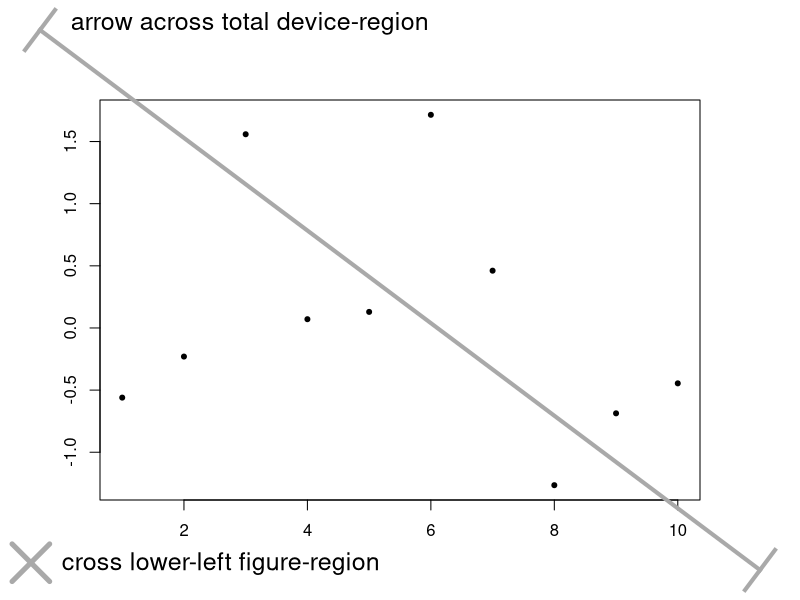
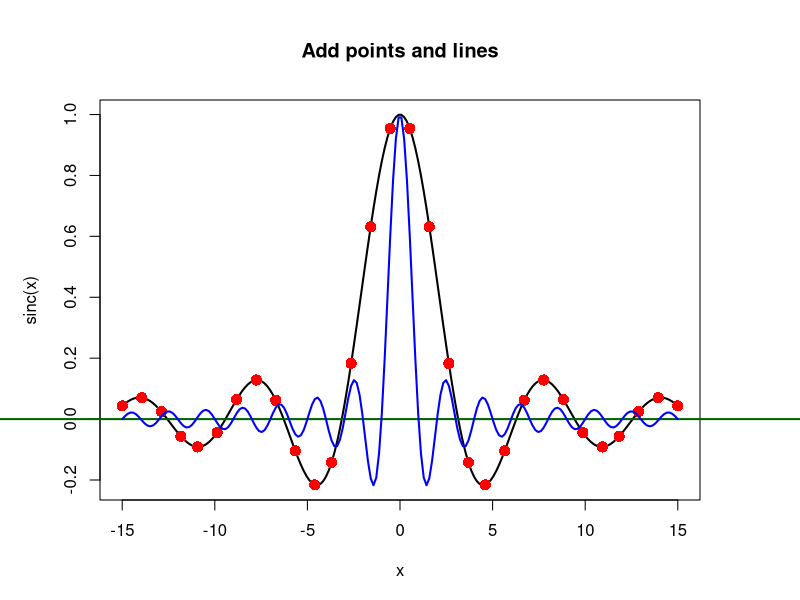
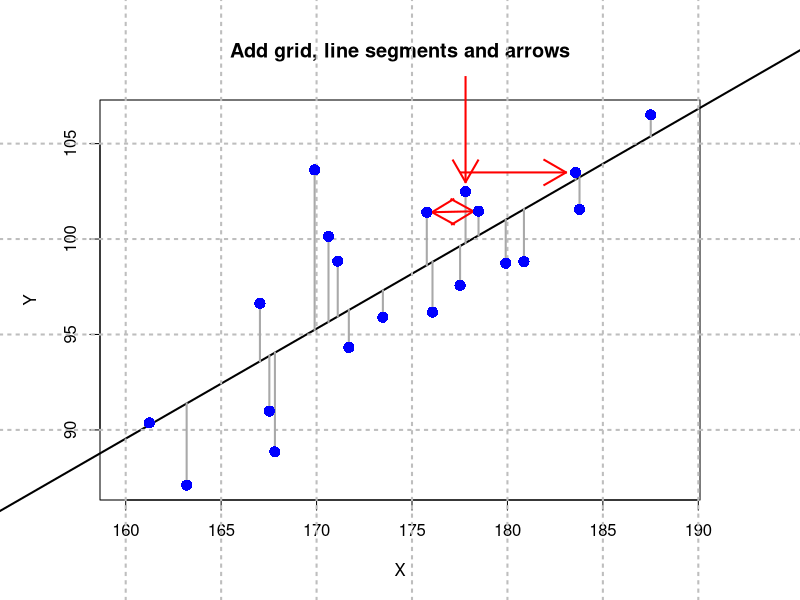
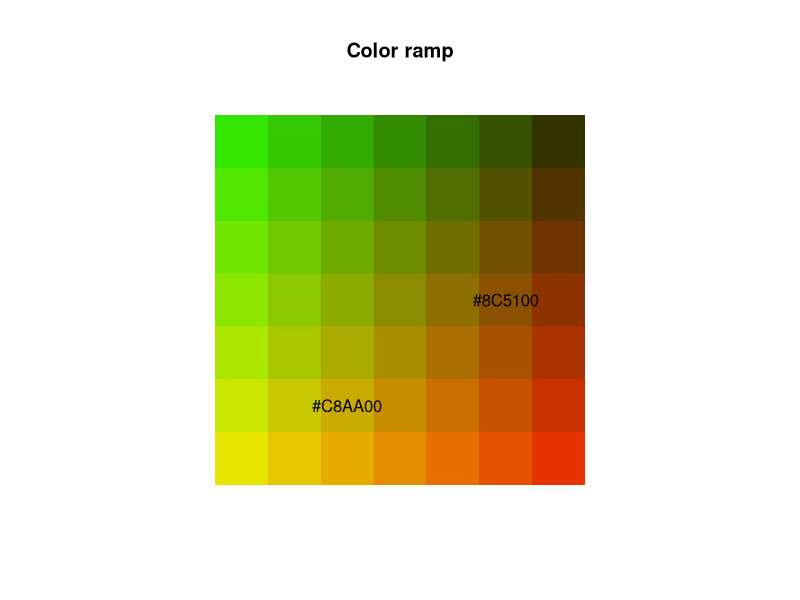
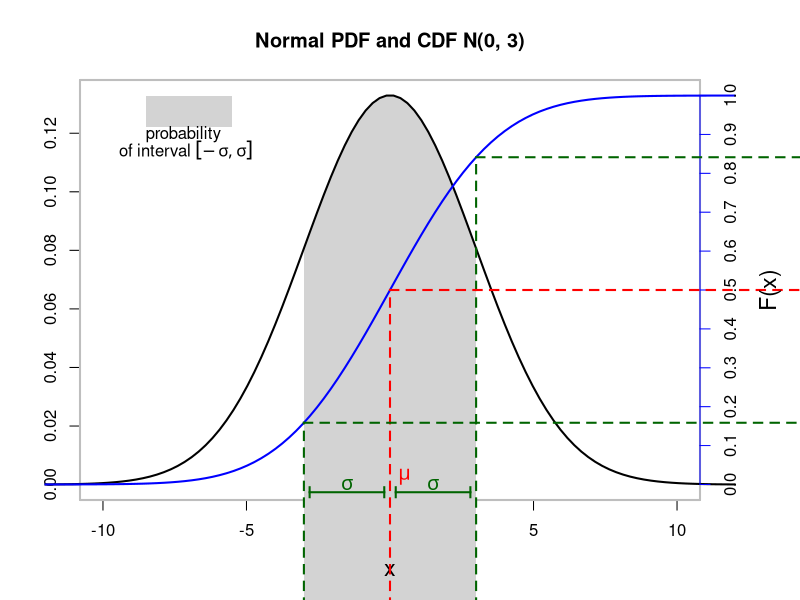
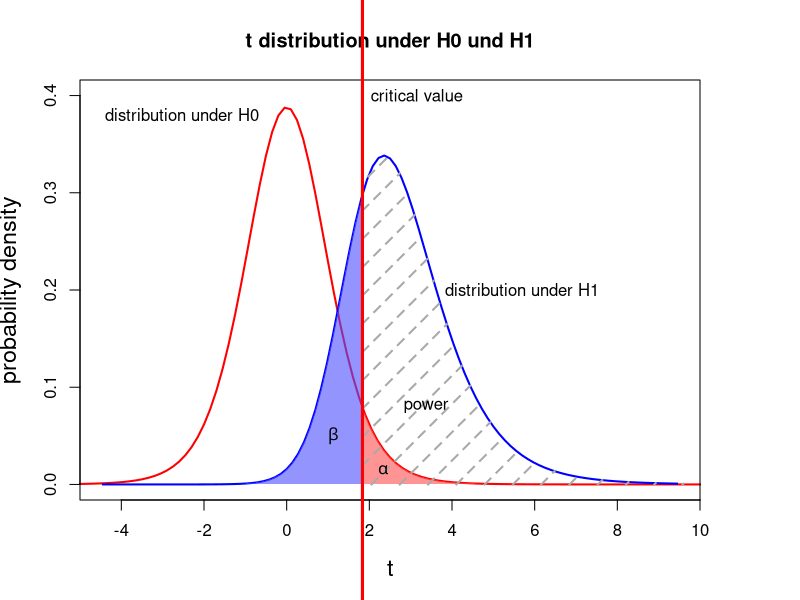
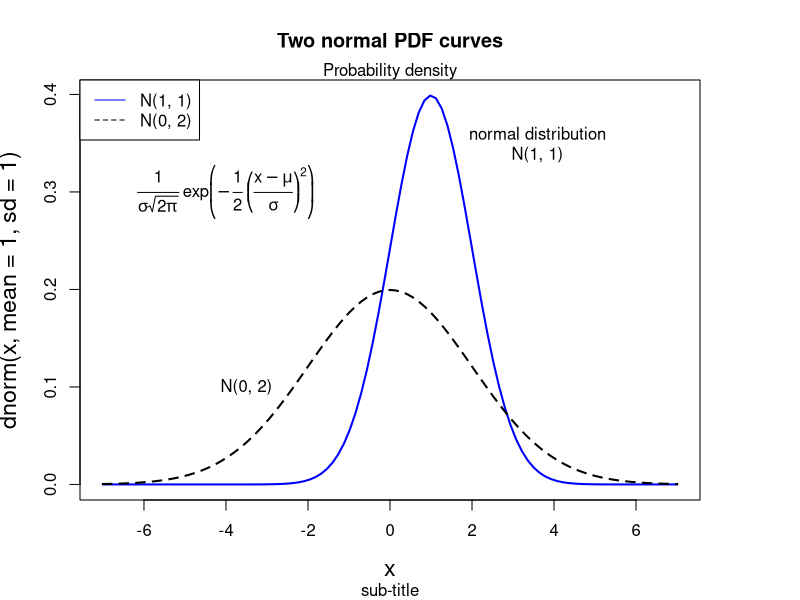
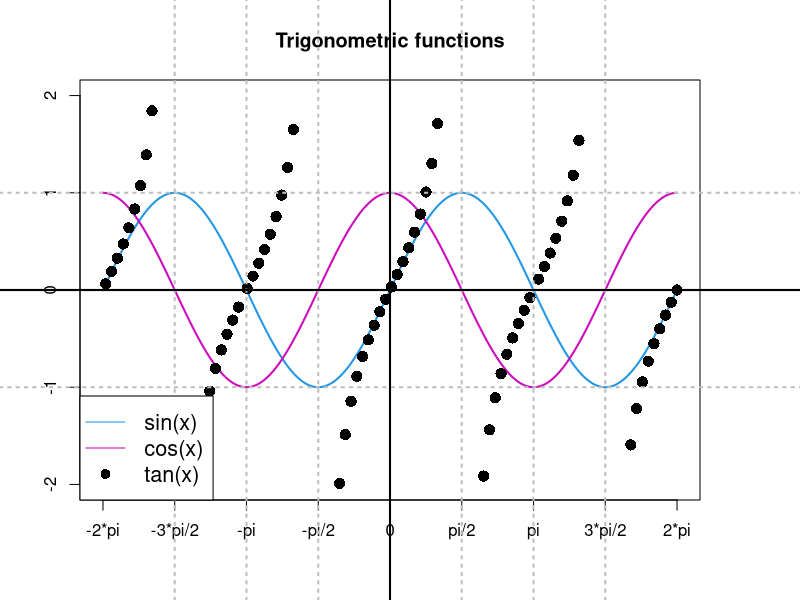

Generate these figures, in order, with R:
## ---- chunk 1
wants <- c("Hmisc", "mvtnorm", "plotrix")
has   <- wants %in% rownames(installed.packages())
if(any(!has)) install.packages(wants[!has])
## ---- chunk 2
library(Hmisc)
set.seed(123)
par(xpd=NA, mar=c(5, 5, 5, 5))
plot(rnorm(10), xlab=NA, ylab=NA, pch=20)
pt1 <- cnvrt.coords(0, 0, input="fig")
pt1$usr
points(pt1$usr$x + 0.5, pt1$usr$y + 0.3, pch=4, lwd=5, cex=5, col="darkgray")
text(pt1$usr$x + 1, pt1$usr$y + 0.24, adj=c(0, 0), 
     labels="cross lower-left figure-region", cex=1.5)
pt2 <- cnvrt.coords(c(0.05, 0.95), c(0.95, 0.05), input="tdev")
pt2$usr
arrows(x0=pt2$usr$x[1], y0=pt2$usr$y[1],
       x1=pt2$usr$x[2], y1=pt2$usr$y[2], lwd=4, code=3,
       angle=90, lend=2, col="darkgray")
text(pt2$usr$x[1] + 0.5, pt2$usr$y[1], adj=c(0, 0),
     labels="arrow across total device-region", cex=1.5)
## ---- chunk 3
xA <- seq(-15, 15, length.out=200)
yA <- sin(xA) / xA                ## sinc function
plot(xA, yA, type="l", xlab="x", ylab="sinc(x)",
     main="Add points and lines", lwd=2)
abline(h=0, col="darkgreen", lwd=2)

idx <- round(seq(1, length(xA), length.out=30))
points(xA[idx], yA[idx], col="red", pch=16, cex=1.5)
yB <- sin(pi * xA) / (pi * xA)    ## normalized sinc function
lines(xA, yB, col="blue", type="l", lwd=2)
## ---- chunk 4
X    <- rnorm(20, 175, 7)
Y    <- 0.5*X + 10 + rnorm(20, 0, 4)
fit  <- lm(Y ~ X)
pred <- fitted(fit)

par(lend=2)
plot(Y ~ X, asp=1, type="n", main="Add grid, line segments and arrows")
abline(fit, lwd=2)
grid(lwd=2, col="gray")
segments(x0=X, y0=pred, x1=X, y1=Y, lwd=2, col="darkgray")
arrows(x0=c(X[1]-6,   X[3]),
       y0=c(Y[1],     Y[3]+6),
       x1=c(X[1]-0.5, X[3]),
       y1=c(Y[1],     Y[3]+0.5),
       col="red", lwd=2)
arrows(x0=X[4]+0.1*(X[7]-X[4]),
       y0=Y[4]+0.1*(Y[7]-Y[4]),
       x1=X[4]+0.9*(X[7]-X[4]),
       y1=Y[4]+0.9*(Y[7]-Y[4]), code=3, col="red", lwd=2)
points(Y ~ X, pch=16, cex=1.5, col="blue")
## ---- chunk 5
n      <- 7
len    <- 1/n
colsR  <- rep(seq(0.9, 0.2, length.out=n),  each=n)
colsG  <- rep(seq(0.9, 0.2, length.out=n), times=n)
cols   <- rgb(colsR, colsG, 0)
xLeft  <- rep(seq(0,   1-len, by=len), times=n)
yBot   <- rep(seq(0,   1-len, by=len),  each=n)
xRight <- rep(seq(len, 1,     by=len), times=n)
yTop   <- rep(seq(len, 1,     by=len),  each=n)

plot(c(0, 1), c(0, 1), axes=FALSE, xlab=NA, ylab=NA, type="n",
     asp=1, main="Color ramp")
rect(xLeft, yBot, xRight, yTop, border=NA, col=cols)
idx   <- c(10, 27)
xText <- xLeft[idx] + (xRight[idx]-xLeft[idx])/2
yText <- yBot[idx]  + (yTop[idx]  - yBot[idx])/2
text(xText, yText, labels=cols[idx])
## ---- chunk 6
mu    <- 0
sigma <- 3
xLims <- c(mu-4*sigma, mu+4*sigma)
X     <- seq(xLims[1], xLims[2], length.out=100)
Y     <- dnorm(X, mu, sigma)
selX  <- seq(mu-sigma, mu+sigma, length.out=100)
selY  <- dnorm(selX, mu, sigma)
cdf   <- pnorm(X, mu, sigma)

par(mar=c(5, 4, 4, 5), cex.lab=1.4)
plot(X, Y, type="n", xlim=xLims-c(-2, 2), xlab=NA, ylab=NA,
     main="Normal PDF and CDF N(0, 3)")
box(which="plot", col="gray", lwd=2)
polygon(c(selX, rev(selX)), c(selY, rep(-1, length(selX))),
        border=NA, col="lightgray")
lines(X, Y, lwd=2)
par(new=TRUE)
plot(X, cdf, xlim=xLims-c(-2, 2), type="l", lwd=2, col="blue", xlab="x",
     ylab=NA, axes=FALSE)
axis(side=4, at=seq(0, 1, by=0.1), col="blue")
segments(x0=c(mu-sigma, mu, mu+sigma),
         y0=c(-1, -1, -1),
         x1=c(mu-sigma, mu, mu+sigma),
         y1=c(pnorm(mu-sigma, mu, sigma), pnorm(mu, mu, sigma),
              pnorm(mu+sigma, mu, sigma)),
         lwd=2, col=c("darkgreen", "red", "darkgreen"), lty=2)
segments(x0=c(mu-sigma, mu, mu+sigma),
         y0=c(pnorm(mu-sigma, mu, sigma), pnorm(mu, mu, sigma),
              pnorm(mu+sigma, mu, sigma)),
         x1=xLims[2]+10,
         y1=c(pnorm(mu-sigma, mu, sigma), pnorm(mu, mu, sigma),
              pnorm(mu+sigma, mu, sigma)),
         lwd=2, col=c("darkgreen", "red", "darkgreen"), lty=2)
arrows(x0=c(mu-sigma+0.2, mu+sigma-0.2), y0=-0.02,
       x1=c(mu-0.2, mu+0.2),             y1=-0.02,
       code=3, angle=90, length=0.05, lwd=2, col="darkgreen")
mtext(text="F(x)", side=4, line=3, cex=1.4)
rect(-8.5, 0.92, -5.5, 1.0, col="lightgray", border=NA)
text(-7.2, 0.9, labels="probability")
text(-7.1, 0.86, expression(of~interval~group("[", list(-sigma, sigma), "]")))
text(mu-sigma/2, 0,    expression(sigma), col="darkgreen", cex=1.2)
text(mu+sigma/2, 0,    expression(sigma), col="darkgreen", cex=1.2)
text(mu+0.5,     0.02, expression(mu),    col="red",       cex=1.2)
## ---- chunk 7
N      <- 10
muH0   <- 0
muH1   <- 1.6
alpha  <- 0.05
sigma  <- 2
## ---- chunk 8
(d <- (muH1-muH0) / sigma)
(delta <- (muH1-muH0) / (sigma/sqrt(N)))
(tCrit <- qt(1-alpha, N-1))
(powT <- 1-pt(tCrit, N-1, delta))
xLims <- c(-5, 10)
## ---- chunk 9
tLeft  <- seq(xLims[1], tCrit, length.out=100)
tRight <- seq(tCrit, xLims[2], length.out=100)
yH0r   <- dt(tRight, N-1, 0)
yH1l   <- dt(tLeft,  N-1, delta)
yH1r   <- dt(tRight, N-1, delta)
## ---- chunk 10
curve(dt(x, N-1, 0), xlim=xLims, ylim=c(0, 0.4), lwd=2, col="red",
      xlab="t", ylab="probability density",
      main="t distribution under H0 und H1", xaxs="i")
curve(dt(x, N-1, delta), lwd=2, col="blue", add=TRUE)
polygon(c(tRight, rev(tRight)), c(yH0r, numeric(length(tRight))),
        border=NA, col=rgb(1, 0.3, 0.3, 0.6))
polygon(c(tLeft, rev(tLeft)),  c(yH1l, numeric(length(tLeft))),
        border=NA, col=rgb(0.3, 0.3, 1, 0.6))
polygon(c(tRight, rev(tRight)), c(yH1r, numeric(length(tRight))),
        border=NA, density=5, lty=2, lwd=2, angle=45, col="darkgray")
abline(v=tCrit, lty=1, lwd=3, col="red")
text(tCrit+0.2, 0.4,  adj=0, labels="critical value")
text(tCrit-2.5, 0.38, adj=1, labels="distribution under H0")
text(tCrit+2,   0.2,  adj=0, labels="distribution under H1")
text(tCrit+1.0, 0.08, adj=0, labels="power")
text(tCrit-0.7, 0.05,  expression(beta))
text(tCrit+0.5, 0.015, expression(alpha))
## ---- chunk 11
mu    <- 0
sigma <- 2
curve(dnorm(x, mean=1, sd=1), from=-7, to=7, col="blue", lwd=2, cex.lab=1.4)
curve((1/(sigma*sqrt(2*pi))) * exp(-0.5*(((x-mu)/sigma)^2)), add=TRUE, lwd=2, lty=2)
title(main="Two normal PDF curves", sub="sub-title")
legend(x="topleft", legend=c("N(1, 1)", "N(0, 2)"), col=c("blue", "black"),
       lty=c(1, 2))
text(x=3.6,  y=0.35, labels="normal distribution\nN(1, 1)")
text(x=-3.5, y=0.1 , labels="N(0, 2)")
mtext(text="Probability density", side=3)
text(-4, 0.3, expression(frac(1, sigma*sqrt(2*pi))~exp*bgroup("(", -frac(1, 2)~bgroup("(", frac(x-mu, sigma), ")")^2, ")")))
## ---- chunk 12
vec <- seq(from=-2*pi, to=2*pi, length.out=200)
mat <- cbind(sin(vec), cos(vec))
pts <- tan(vec)
pts <- ifelse(abs(pts) > 2, NA, pts)
idx <- round(seq(0, length(vec), length.out=100))

matplot(vec, mat, ylim=c(-2, 2), lwd=2, col=c(12, 14),
        type="l", lty=1, xaxt="n", xlab=NA, ylab=NA,
        main="Trigonometric functions")
points(vec[idx], pts[idx], pch=16, cex=1.5, col=17)
xTicks  <- seq(from=-2*pi, to=2*pi, by=pi/2)
xLabels <- c("-2*pi", "-3*pi/2", "-pi", "-pi/2", "0", "pi/2", "pi", "3*pi/2", "2*pi")
axis(side=1, at=xTicks, labels=xLabels)
abline(h=c(-1, 0, 1), v=seq(from=-3*pi/2, to=3*pi/2, by=pi/2), col="gray", lty=3, lwd=2)
abline(h=0, v=0, lwd=2)
legend(x="bottomleft", legend=c("sin(x)", "cos(x)", "tan(x)"), cex=1.3,
       lty=c(1, 1, NA), pch=c(NA, NA, 16), col=c(12, 14, 17), bg="white")
## ---- chunk 13
Nj <- c(15, 20, 18, 22)
P  <- length(Nj)
DV <- rnorm(sum(Nj), rep(c(30, 20, 25, 15), Nj), 8)
IV <- factor(rep(1:P, Nj))
Mj <- tapply(DV, IV, FUN=mean)
Sj <- tapply(DV, IV, FUN=sd)
ciWidths <- qt(0.975, df=Nj-1) * Sj / sqrt(Nj)
## ---- chunk 14
library(plotrix)
stripchart(DV ~ IV, method="jitter", xlab="Group",
           main="Data und confidence intervals", xaxt="n",
           col="darkgray", ylim=c(0, 40), pch=16, vert=TRUE)
plotCI(x=Mj, uiw=ciWidths, sfrac=0, col="blue",
       cex=2, lwd=3, pch=16, add=TRUE)
axis(side=1, at=1:P, labels=LETTERS[1:P])
## ---- chunk 15
Mj1 <- c(2, 3, 6, 3, 5)
Sj1 <- c(1.7, 1.8, 1.7, 1.9, 1.8)
Mj2 <- c(4, 3, 2, 1, 3)
Sj2 <- c(1.4, 1.7, 1.7, 1.3, 1.5)
Q   <- length(Mj1)
## ---- chunk 16
xOff <- 0.1
plotCI(y=c(Mj1, Mj2), x=c((1:Q)-xOff, (1:Q)+xOff), uiw=c(Sj1, Sj2),
       xlab="Factor A", ylab="Means", ylim=c(0, 8),
       main="Means and SDs in a 5x2 Design", pch=20, cex=2, lwd=2,
       col=rep(c("blue", "red"), each=5), lty=rep(1:2, each=Q))
legend(x="topleft", legend=c("B-1", "B-2"), pch=c(19, 19),
       col=c("blue", "red"))
## ---- chunk 17
barsX <- barplot(height=Mj, ylim=c(0, 40), xaxt="n", xlab="Group",
                 ylab="Means", main="Means and confidence intervals")
axis(side=1, at=barsX, labels=LETTERS[1:P])
limHi <- Mj + ciWidths
limLo <- Mj - ciWidths
arrows(x0=barsX, y0=limLo, x1=barsX, y1=limHi, code=3, angle=90,
       length=0.1, col="blue", lwd=2)
## ---- chunk 18
pxSq  <- 6
colsR <- rep(0.4, pxSq^2)
colsG <- rep(seq(0, 1, length.out=pxSq), times=pxSq)
colsB <- rep(seq(0, 1, length.out=pxSq), each=pxSq)
arrSq <- array(c(colsR, colsG, colsB), c(pxSq, pxSq, 3))
sqIm  <- as.raster(arrSq)
## ---- chunk 19
pxG    <- 500
alpha  <- 0.4
beta   <- min(1-alpha, 1+alpha)
freq   <- 3
vals   <- rep(seq(-2*pi, 2*pi, length.out=pxG), pxG)
x      <- matrix(vals, nrow=pxG, byrow=TRUE)
y      <- matrix(vals, nrow=pxG, byrow=FALSE)
phi    <- alpha*x + beta*y
cosMat <- 0.5*cos(freq*phi) + 0.5
## ---- chunk 20
library(mvtnorm)
mu       <- c(0, 0)
sigma    <- diag(2)*9
gaussVal <- dmvnorm(cbind(c(x), c(y)), mu, sigma)
gaussMat <- matrix(gaussVal, nrow=pxG) / max(gaussVal)
gabIm    <- as.raster(cosMat*gaussMat)
## ---- chunk 21
plot(c(0, 1), c(0, 1), type="n", main="Bitmaps", xlab="", ylab="", asp=1)
rasterImage(sqIm,  0,   0,   0.4, 0.4, angle=0,  interpolate=FALSE)
rasterImage(gabIm, 0.5, 0.3, 1.1, 0.9, angle=10, interpolate=TRUE)
## ---- chunk 22
try(detach(package:Hmisc))
try(detach(package:survival))
try(detach(package:splines))
try(detach(package:mvtnorm))
try(detach(package:plotrix))
